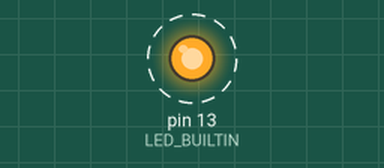
A sketch run on a simulated Arduino Uno, built with avr-gcc and run on an emulated ATmega328P. Parts: output pins drawn as LEDs (lit = HIGH). Dashed ring = blinking. What the sketch prints to the serial monitor is not drawn.

Above: at 1.2 s.
Timing chart, 0 to 4.0 s (numbered marks = the images above):
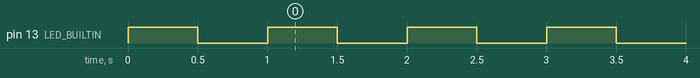

The sketch:

serial-sketch.ino
```cpp
#include <Arduino.h>
#include "USB.h"
int led = LED_BUILTIN;

void setup()
{
    Serial.begin(115200); // Default config settings
    //Serial1.begin(115200, SERIAL_8N1); // Default config settings
    //Serial2.begin(115200, SERIAL_8N1); // Default config settings

    while(!Serial) // Circle the void until the monitor opens
        ;

    Serial.println("Serial test sketch.");

    pinMode(LED_BUILTIN, OUTPUT);
    digitalWrite(LED_BUILTIN, HIGH);
    delay(500);
    digitalWrite(LED_BUILTIN, LOW);
    delay(500);

}

void loop()
{
    Serial.println("HIGH");
    digitalWrite(LED_BUILTIN, HIGH);
    delay(500);
    Serial.println("LOW");
    digitalWrite(LED_BUILTIN, LOW);
    delay(500);
}

//void serialWatcher()
//{
//    while(Serial.avialable())
//        Serial1.print(Serial.read())
//}
```

Measured:
- by itself, pin 13 (LED_BUILTIN): alternates HIGH for 0.50 s and LOW for 0.50 s
